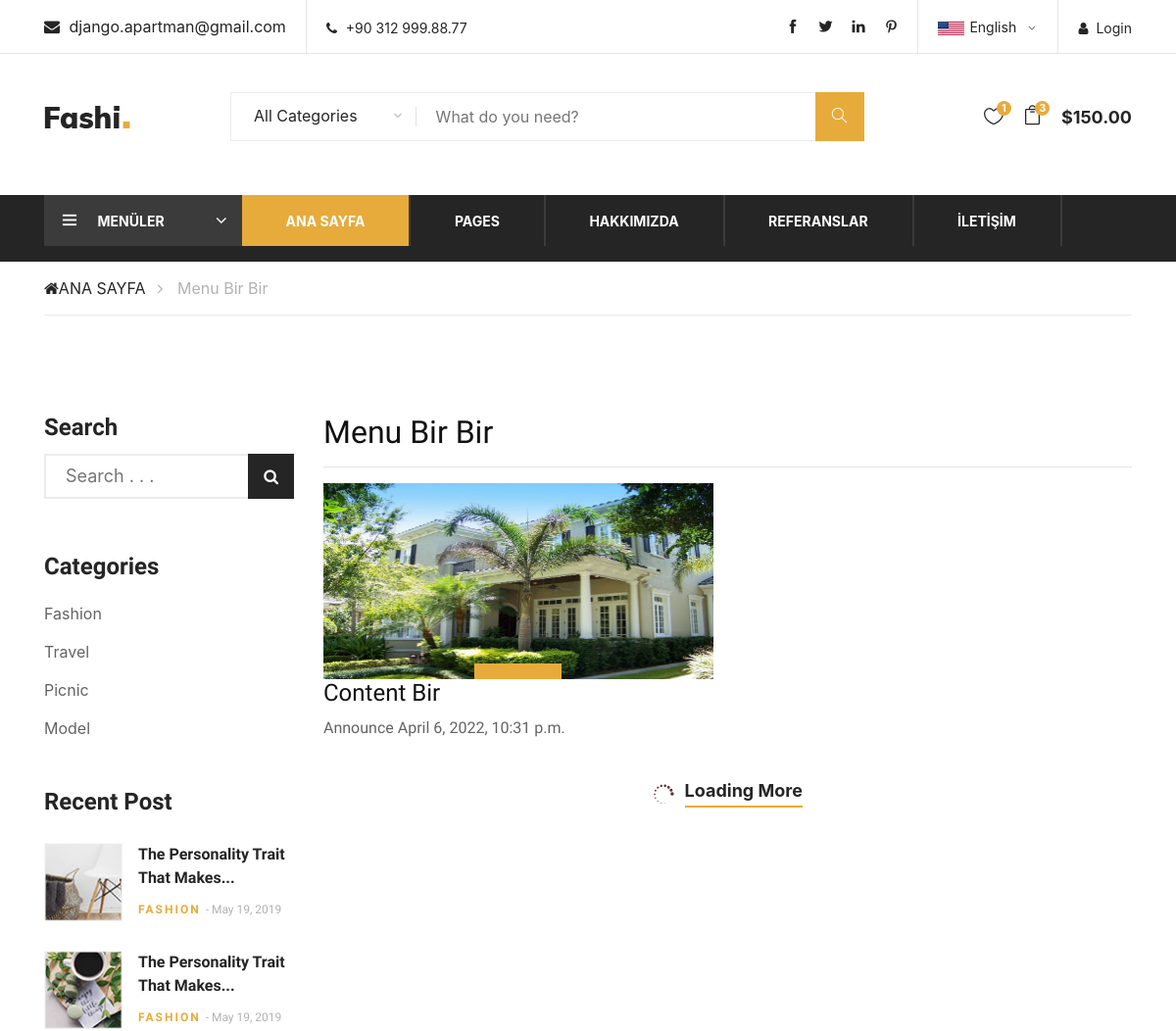
The app's page /menu/7/menu-bir-bir/ (upper part), older data.
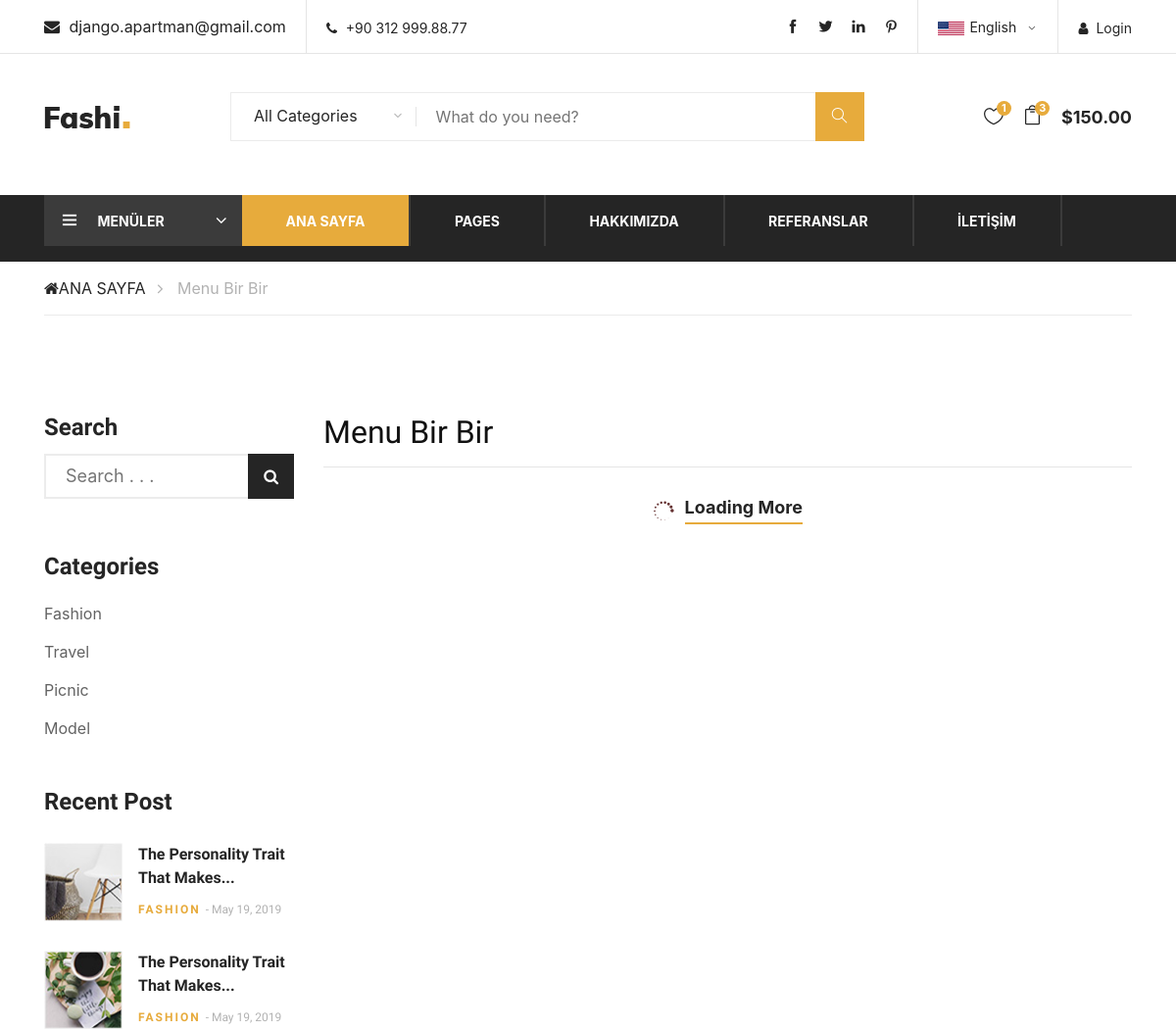
The same page, newer data.
### content/models.py (models this page shows, shortened)
class Content(models.Model):
    STATUS = (
        ('True', 'Evet'),
        ('False', 'Hayır')
    )
    TYPE = (
        ('News', 'Haber'),
        ('Announce', 'Duyuru'),
        ('Decision', 'Karar'),
        ('Survey', 'Anket')
    )
    title = models.CharField(max_length=150)
    keywords = models.CharField(max_length=255)
    description = models.CharField(max_length=255)
    image = models.ImageField(blank=True, upload_to='images/')
    menu = models.ForeignKey(Menu, on_delete=models.CASCADE)  # relation with Menu table
    detail = RichTextUploadingField()
    type = models.CharField(max_length=10, choices=TYPE)
    slug = models.SlugField()
    status = models.CharField(max_length=10, choices=STATUS)
    create_at = models.DateTimeField(auto_now_add=True)
    update_at = models.DateTimeField(auto_now_add=True)
    def image_tag(self):
        if self.image:
            return mark_safe('<img src="{}" height="50"/>'.format(self.image.url))
    image_tag.short_description = 'Image'

### home/views.py (the view)
# urls.py: path('menu/<int:id>/<slug:slug>/', views.menu_contents, name='menu_contents'),
def menu_contents(request, id, slug):
    contents = Content.objects.filter(menu_id=id)
    menudata = Menu.objects.get(pk=id)
    menu = Menu.objects.all()
    context = {'contents': contents,
               'menu': menu,
               'menudata': menudata
               }
    return render(request, 'contents.html', context)

### home/templates/contents.html (shortened to what the changed rows need)
{% extends 'homebase.html' %}
{% load static %}
{% block content %}
<div class="section spad">
    <div class="container">
        <div class="row">
            <div class="col-lg-9 order-1 order-lg-2">
                <h2>{{ menudata.title }}</h2>
                <div class="row">
                    {% for rs in contents %}
                    <div class="col-lg-6 col-sm-6">
                        <div class="product-item">
                            <div class="pi-pic">
                                <img src="{{rs.image.url}}" alt="" style="height:200px">
                                <ul>
                                    <li class="w-icon active">
                                        <a href="/content/{{ rs.id }}/{{ rs.slug }}">
                                        </a>
                                    </li>
                                </ul>
                            </div>
                            <div class="bi-text">
                                <a href="/content/{{ rs.id }}/{{ rs.slug }}">
                                    <h4>{{rs.title}}</h4>
                                </a>
                                <p>{{rs.type}} <span>{{rs.update_at}}</span></p>
                            </div>
                        </div>
                    </div>
                    {% endfor %}
                </div>
            </div>
        </div>
    </div>
</div>
{% endblock %}

Row changes from the older to the newer data that the page shows:
no longer on this page (row edited): Content: image (picture), title "Content Bir", type "Announce", update_at "April 6, 2022, 10:31 p.m."
